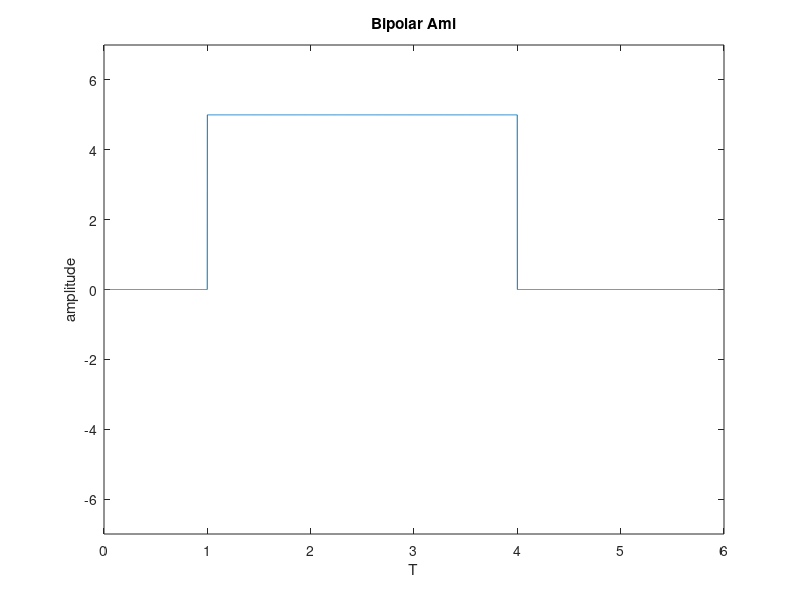

This chart was generated by the following MATLAB code:
clc;
clear all;
close all;

bits=[0 1 0 0 1 0];
volt=5;
bitrate=1;
len=length(bits);
n=1000;
totoll=n*len;
dt=1/n;
t=0:dt:len;
x=zeros(1,length(t));
tmp=0;
lastbit=-volt;
for i=1:len
    if bits(i)==1 
        if  tmp~=0  %previous not zero
           x((i-1)*n+1:i*n)=0;
           tmp=0; %previous set to 0
        else
           x((i-1)*n+1:i*n)=-lastbit;
           tmp=-lastbit;
           lastbit=-lastbit;
          
        end
    else
        x((i-1)*n+1:i*n)=tmp;
    end
end
plot(t,x);
ylim([-7,7]);
xlabel('T');
ylabel('amplitude');
title('Bipolar Ami');

index=0;
lastbit =- volt;
tmp=0;
for i=1:length(t)
    if t(i)>index
        index=index+1;
        if x(i)==tmp
           res(index)=0;
        else
            res(index)=1;
            if abs(tmp)==volt       %tmp==volt or -volt
                tmp=0;
            else
               tmp=-lastbit;
               lastbit=-lastbit;
            end
        end
    end
end

disp(res);



